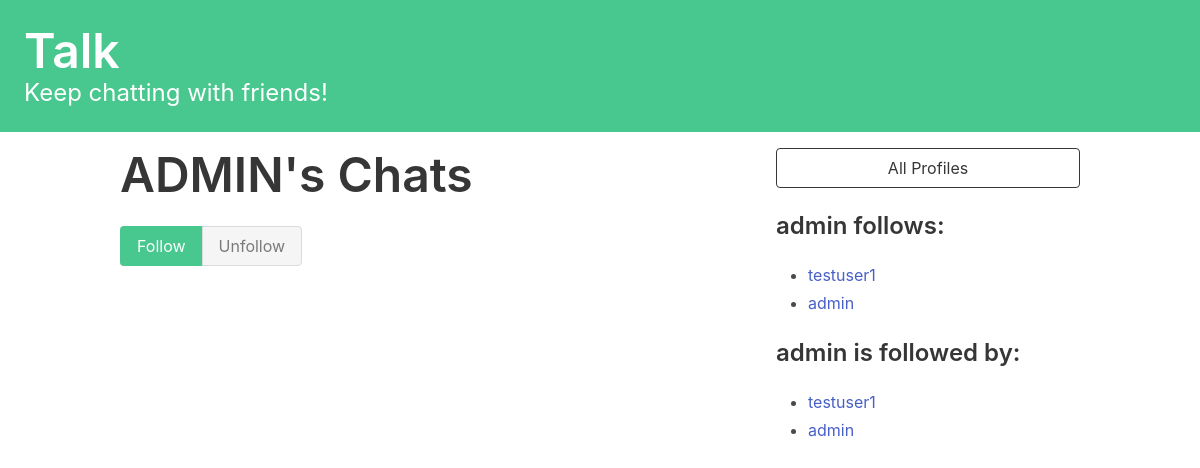
/profile/2, run on an earlier commit of the app's database.
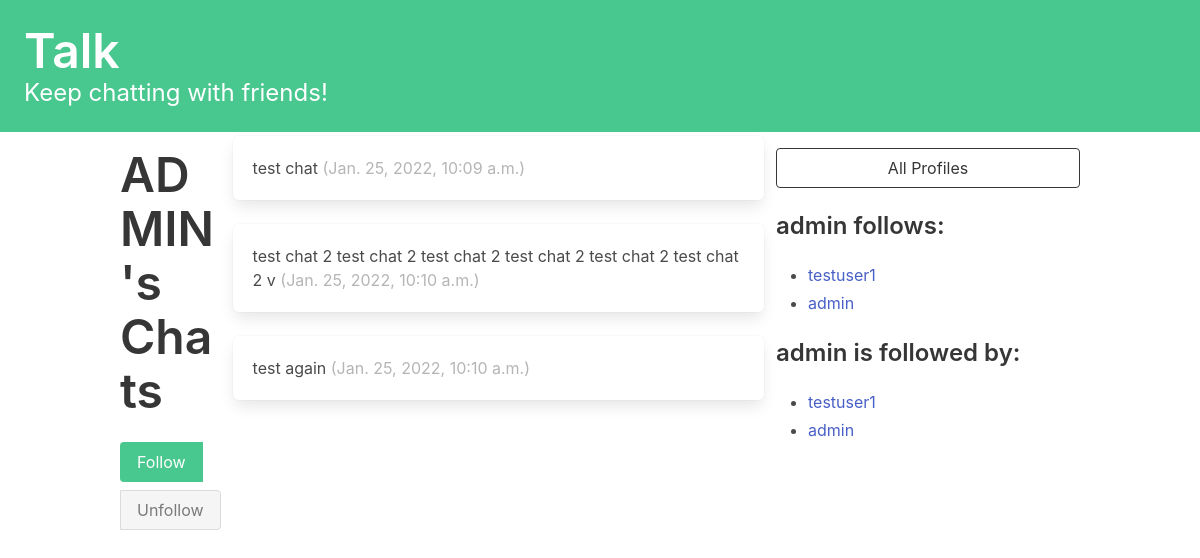
And on a later commit of the database.
### talk/models.py (models this page shows, shortened)
class Profile(models.Model):
    user = models.OneToOneField(User, on_delete=models.CASCADE)
    follows = models.ManyToManyField(
        "self",
        related_name="followed_by",
        symmetrical=False,
        blank=True
    )
    def __str__(self):
        return self.user.username

class Chat(models.Model):
    user = models.ForeignKey(
        User, related_name="chats", on_delete=models.DO_NOTHING
    )
    body = models.CharField(max_length=140)
    created_at = models.DateTimeField(auto_now_add=True)

### talk/views.py (the view, shortened to what this page needs)
# urls.py: path("profile/<int:pk>", profile, name="profile"),
def profile(request, pk):
    profile = Profile.objects.get(pk=pk)
    return render(request, "talk/profile.html", {"profile": profile})

### talk/templates/talk/profile.html (shortened to what this page needs)
{% extends 'base.html' %}
{% block content %}
<div class="column">
    <div class="block">
    <h1 class="title is-1">
        {{profile.user.username|upper}}'s Chats
    </h1>
    </div>
    <form method="post">
        <div class="buttons has-addons">
        {% if profile in user.profile.follows.all %}
            <button class="button is-success is-static">Follow</button>
            <button class="button is-danger" name="follow" value="unfollow">
                Unfollow
            </button>
        {% else %}
            <button class="button is-success" name="follow" value="follow">
                Follow
            </button>
            <button class="button is-danger is-static">Unfollow</button>
        {% endif %}
        </div>
    </form>
</div>
<div class="content">
    {% for chat in profile.user.chats.all %}
        <div class="box">
            {{ chat.body }}
            <span class="is-small has-text-grey-light">
                ({{ chat.created_at }})
            </span>
        </div>
    {% endfor %}
</div>
<div class="column is-one-third">
    <div class="block">
        <a href="{% url 'talk:profile_list' %}">
            <button class="button is-dark is-outlined is-fullwidth">
                All Profiles
            </button>
        </a>
    </div>
    <div class="block">
        <h3 class="title is-4">
            {{profile.user.username}} follows:
        </h3>
        <div class="content">
            <ul>
            {% for following in profile.follows.all %}
                <li>
                    <a href="{% url 'talk:profile' following.id %}">
                        {{ following }}
                    </a>
                </li>
            {% endfor %}
            </ul>
        </div>
    </div>
    <div class="block">
        <h3 class="title is-4">
            {{profile.user.username}} is followed by:
        </h3>
        <div class="content">
            <ul>
            {% for follower in profile.followed_by.all %}
                <li>
                    <a href="{% url 'talk:profile' follower.id %}">
                        {{ follower }}
                    </a>
                </li>
            {% endfor %}
            </ul>
        </div>
    </div>
</div>
{% endblock content %}

What changed in the data, as far as the page shows it:
added Chat: body "test chat", created_at "Jan. 25, 2022, 10:09 a.m."
added Chat: body "test chat 2 test chat 2 test chat 2 test chat 2 test chat 2 test chat 2 v", created_at "Jan. 25, 2022, 10:10 a.m."
added Chat: body "test again", created_at "Jan. 25, 2022, 10:10 a.m."
